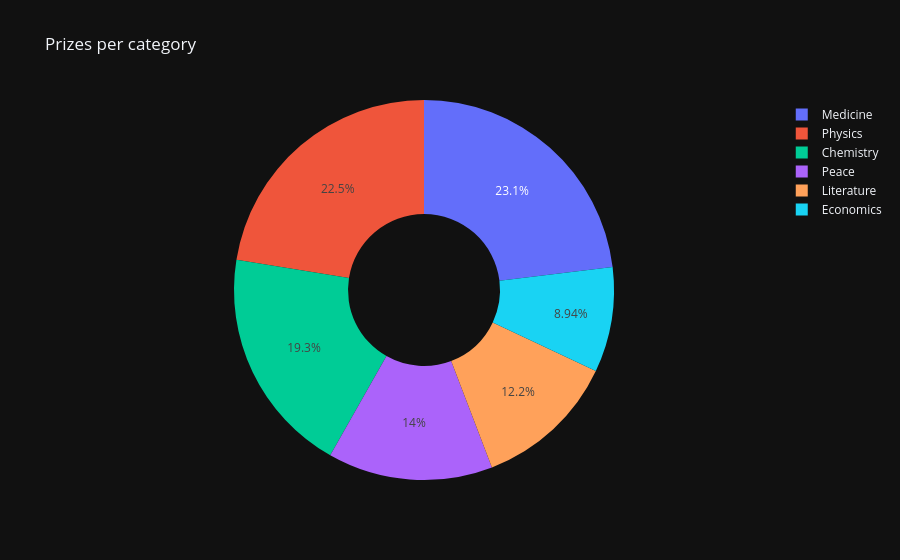

Notebook code cell kept with this figure:
### Code cell
fig = px.pie(labels=prizes_category.index,
        values=prizes_category.values,
        title="Prizes per category",
        names=prizes_category.index,
        hole=0.4)

fig.show()

### Figure 1 — Plotly figure (JSON) as saved in the notebook; plotly's stock layout.template omitted (floating-point values rounded to 4 significant figures)
{"data": [{"domain": {"x": [0.0, 1.0], "y": [0.0, 1.0]}, "hole": 0.4, "hovertemplate": "label=%{label}<br>value=%{value}<extra></extra>", "labels": ["Medicine", "Physics", "Chemistry", "Peace", "Literature", "Economics"], "legendgroup": "", "name": "", "showlegend": true, "values": [222, 216, 186, 135, 117, 86], "type": "pie"}], "layout": {"legend": {"tracegroupgap": 0}, "title": {"text": "Prizes per category"}}}
